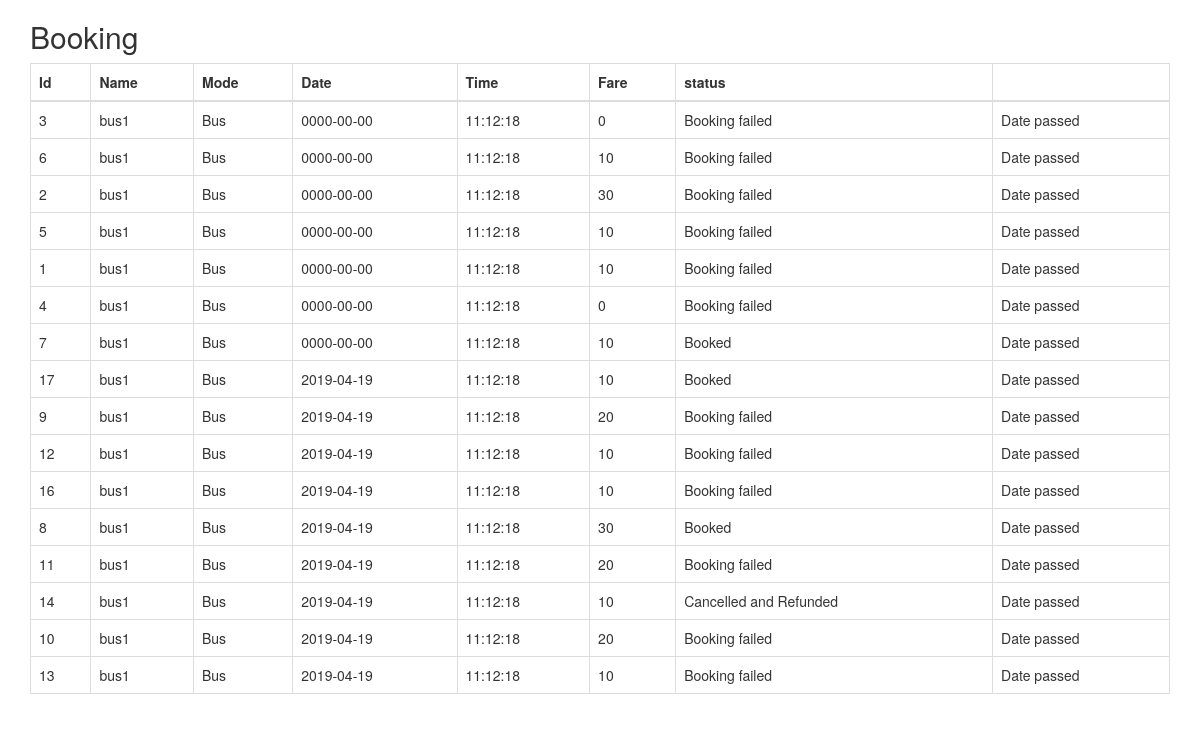
The app's page /history.php (signed in) with its own data.
### tables this page shows
CREATE TABLE `tickets` (
  `id` int(11) NOT NULL,
  `transport_id` int(11) NOT NULL,
  `date` date NOT NULL,
  `fare` int(11) NOT NULL,
  `user_id` int(11) NOT NULL,
  `seats` int(11) NOT NULL,
  `status` int(11) NOT NULL
);

CREATE TABLE `transport` (
  `id` int(11) NOT NULL,
  `mode` int(11) NOT NULL,
  `name` varchar(50) NOT NULL,
  `source` int(11) NOT NULL,
  `destination` int(11) NOT NULL,
  `fare` int(11) NOT NULL,
  `duration` time NOT NULL,
  `day` varchar(50) NOT NULL,
  `availability` int(11) NOT NULL,
  `time` time NOT NULL
);

### history.php (the view, shortened to what this page needs)
<?php
include_once "server.php";
$query = 'SELECT tr.name as name, tr.mode as mode, t.date as date, tr.time as time, t.fare as fare, t.status as status, t.id as id FROM `tickets` t, `transport` tr WHERE t.`user_id`= "'.$_SESSION['userId'].'" and t.`transport_id`=tr.`id` ORDER BY `date`';
$result = mysqli_query($db, $query);
 ?>
 <!DOCTYPE html>
 <html lang="en">
 <head>
   <link rel="stylesheet" href="https://maxcdn.bootstrapcdn.com/bootstrap/3.4.0/css/bootstrap.min.css">
 </head>
 <body>
 <div class="container">
   <h2>Booking</h2>
   <table class="table table-bordered">
     <thead>
       <tr>
         <th>Id</th>
         <th>Name</th>
         <th>Mode</th>
         <th>Date</th>
         <th>Time</th>
         <th>Fare</th>
         <th>status</th>
         <th></th>
       </tr>
     </thead>
     <tbody>
       <?php
       if($result){
         while ($row = mysqli_fetch_assoc($result)) {
           echo('<tr>
             <td>'.$row['id'].'</td>
             <td>'.$row['name'].'</td>');
             if($row['mode']==1){echo('<td>Flight</td>');}
             elseif($row['mode']==2){echo('<td>Bus</td>');}
             else{echo('<td>Train</td>');}
             echo('<td>'.$row['date'].'</td>
             <td>'.$row['time'].'</td>
             <td>'.$row['fare'].'</td>');
             if($row['status']<0){echo('<td>Cancelled and Refunded</td>');}
             elseif ($row['status']==0) {echo('<td>Booking failed</td>');}
             elseif ($row['status']==1) {echo('<td>Booked</td>');}
             else{echo('<td>'.$row['status'].'</td>');}
             if(strtotime($row['date'])>time()){
             echo('
             <td><form action="cancel.php" method="POST">
                 <input type="hidden" name="ticket_id" value="'.$row['id'].'">
                  <button type="submit" class="btn btn-default">Cancel</button>
                 </form.</td>
           </tr>');}
           else {
             echo('<td>Date passed</td>');
           }
         }
       }
        ?>
     </tbody>
   </table>
 </div>
 </body>
 </html>

### records on screen
tickets: id "3", transport.name "bus1", date "0000-00-00", transport.time "11:12:18", fare "0", status "Booking failed", shows "Date passed"
tickets: id "6", transport.name "bus1", date "0000-00-00", transport.time "11:12:18", fare "10", status "Booking failed", shows "Date passed"
tickets: id "2", transport.name "bus1", date "0000-00-00", transport.time "11:12:18", fare "30", status "Booking failed", shows "Date passed"
tickets: id "5", transport.name "bus1", date "0000-00-00", transport.time "11:12:18", fare "10", status "Booking failed", shows "Date passed"
tickets: id "1", transport.name "bus1", date "0000-00-00", transport.time "11:12:18", fare "10", status "Booking failed", shows "Date passed"
tickets: id "4", transport.name "bus1", date "0000-00-00", transport.time "11:12:18", fare "0", status "Booking failed", shows "Date passed"
tickets: id "7", transport.name "bus1", date "0000-00-00", transport.time "11:12:18", fare "10", status "Booked", shows "Date passed"
tickets: id "17", transport.name "bus1", date "2019-04-19", transport.time "11:12:18", fare "10", status "Booked", shows "Date passed"
tickets: id "9", transport.name "bus1", date "2019-04-19", transport.time "11:12:18", fare "20", status "Booking failed", shows "Date passed"
tickets: id "12", transport.name "bus1", date "2019-04-19", transport.time "11:12:18", fare "10", status "Booking failed", shows "Date passed"
tickets: id "16", transport.name "bus1", date "2019-04-19", transport.time "11:12:18", fare "10", status "Booking failed", shows "Date passed"
tickets: id "8", transport.name "bus1", date "2019-04-19", transport.time "11:12:18", fare "30", status "Booked", shows "Date passed"
tickets: id "11", transport.name "bus1", date "2019-04-19", transport.time "11:12:18", fare "20", status "Booking failed", shows "Date passed"
tickets: id "14", transport.name "bus1", date "2019-04-19", transport.time "11:12:18", fare "10", status "Cancelled and Refunded", shows "Date passed"
tickets: id "10", transport.name "bus1", date "2019-04-19", transport.time "11:12:18", fare "20", status "Booking failed", shows "Date passed"
tickets: id "13", transport.name "bus1", date "2019-04-19", transport.time "11:12:18", fare "10", status "Booking failed", shows "Date passed"
